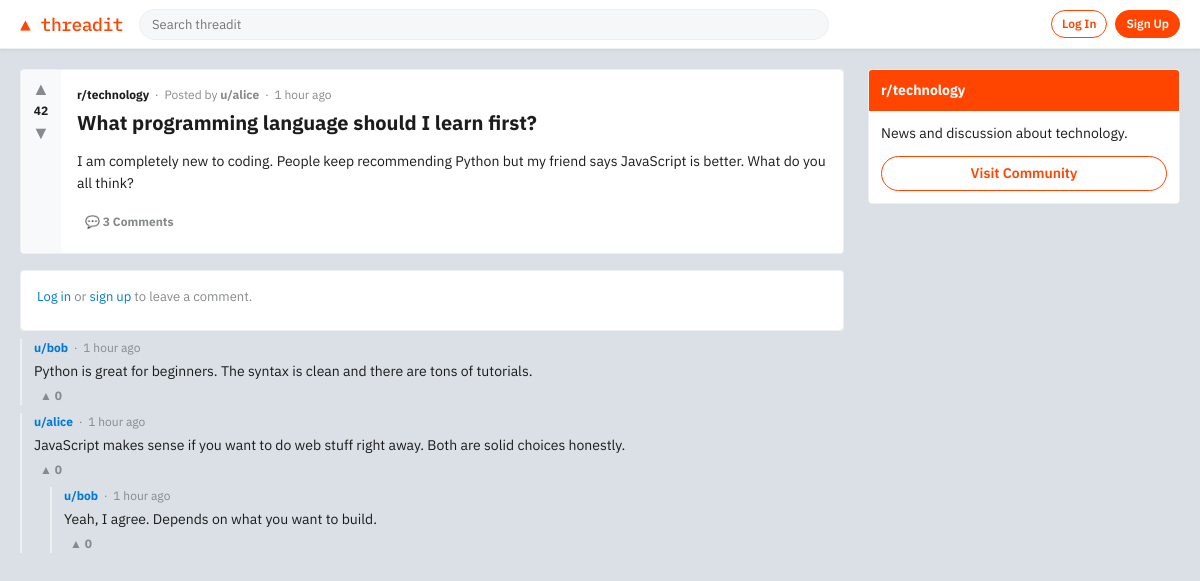
The app's page /post/1/ with its own data.
### forum/models.py (models this page shows, shortened)
class Post(models.Model):
    title = models.CharField(max_length=300)
    body = models.TextField(blank=True)
    author = models.ForeignKey(
        User, on_delete=models.CASCADE, related_name="posts"
    )
    community = models.ForeignKey(
        Community, on_delete=models.CASCADE, related_name="posts"
    )
    upvotes = models.IntegerField(default=0)
    created_at = models.DateTimeField(auto_now_add=True)
    updated_at = models.DateTimeField(auto_now=True)
    class Meta:
        ordering = ["-created_at"]
    def comment_count(self):
        return self.comments.count()

class Community(models.Model):
    name = models.CharField(max_length=50, unique=True)
    description = models.TextField(blank=True)
    created_at = models.DateTimeField(auto_now_add=True)
    created_by = models.ForeignKey(
        User, on_delete=models.SET_NULL, null=True, related_name="communities"
    )
    class Meta:
        verbose_name_plural = "communities"
        ordering = ["name"]

class Comment(models.Model):
    post = models.ForeignKey(
        Post, on_delete=models.CASCADE, related_name="comments"
    )
    author = models.ForeignKey(
        User, on_delete=models.CASCADE, related_name="comments"
    )
    parent = models.ForeignKey(
        "self", on_delete=models.CASCADE, null=True, blank=True, related_name="replies"
    )
    body = models.TextField()
    upvotes = models.IntegerField(default=0)
    created_at = models.DateTimeField(auto_now_add=True)
    class Meta:
        ordering = ["created_at"]

### forum/views.py (the view, shortened to what this page needs)
# urls.py: path("post/<int:pk>/", views.post_detail, name="post_detail"),
def post_detail(request, pk):
    post = get_object_or_404(Post, pk=pk)
    comments = Comment.objects.filter(post=post, parent=None).prefetch_related(
        "replies__author", "author"
    )
    form = CommentForm()
    context = {"post": post, "comments": comments, "form": form}
    return render(request, "forum/post_detail.html", context)

### forum/forms.py
class CommentForm(forms.ModelForm):
    class Meta:
        model = Comment
        fields = ["body"]
        widgets = {
            "body": forms.Textarea(attrs={"placeholder": "What are your thoughts?", "rows": 4}),
        }
        labels = {"body": ""}

### templates/forum/post_detail.html (shortened to what this page needs)
{% extends "forum/base.html" %}
{% block content %}
<div class="page-wrapper">
  <main>
    <div class="post-detail-card">
      <div class="post-detail-inner">
        <div class="vote-col">
          <button class="vote-btn">&#9650;</button>
          <span class="vote-count">{{ post.upvotes }}</span>
          <button class="vote-btn">&#9660;</button>
        </div>
        <div class="post-detail-content">
          <div class="post-meta">
            <a href="{% url 'community_detail' post.community.name %}" style="font-weight:700;color:#1c1c1c;">r/{{ post.community.name }}</a>
            &nbsp;·&nbsp; Posted by <a href="#">u/{{ post.author.username }}</a>
            &nbsp;·&nbsp; {{ post.created_at|timesince }} ago
          </div>
          <h1 style="font-size:20px;font-weight:700;margin-bottom:8px;">{{ post.title }}</h1>
          {% if post.body %}
            <div class="post-full-body">{{ post.body|linebreaks }}</div>
          {% endif %}
          <div class="post-actions">
            <span class="post-action-btn">&#128172; {{ post.comment_count }} Comment{{ post.comment_count|pluralize }}</span>
          </div>
        </div>
      </div>
    </div>
    <div class="comment-form-card">
      {% if user.is_authenticated %}
        <p>Comment as <strong>{{ user.username }}</strong></p>
        <form method="post">
          {% csrf_token %}
          <input type="hidden" name="parent_id" id="reply-parent-id" value="">
          {% for field in form %}
            <div class="form-group">
              {{ field }}
              {% for error in field.errors %}
                <ul class="error-list"><li>{{ error }}</li></ul>
              {% endfor %}
            </div>
          {% endfor %}
          <button type="submit" class="btn btn-primary btn-sm">Comment</button>
        </form>
      {% else %}
        <p>
          <a href="{% url 'login' %}">Log in</a> or
          <a href="{% url 'register' %}">sign up</a> to leave a comment.
        </p>
      {% endif %}
    </div>
    <div class="comments-section">
      {% if comments %}
        {% for comment in comments %}
          {% include "forum/comment.html" with comment=comment depth=0 %}
        {% endfor %}
      {% else %}
        <div class="empty-state" style="padding:24px;">
          <p>No comments yet — be the first!</p>
        </div>
      {% endif %}
    </div>
  </main>
  <aside class="sidebar">
    <div class="sidebar-card">
      <div class="sidebar-card-header">r/{{ post.community.name }}</div>
      <div class="sidebar-card-body">
        <p>{{ post.community.description|default:"A community on Threadit." }}</p>
        <a href="{% url 'community_detail' post.community.name %}" class="btn btn-outline" style="width:100%;justify-content:center;">Visit Community</a>
      </div>
    </div>
  </aside>
</div>
{% endblock %}

### templates/forum/comment.html (shortened to what this page needs)
<div class="comment" style="{% if depth > 0 %}margin-left:16px;{% endif %}">
  <div class="comment-header">
    <strong>u/{{ comment.author.username }}</strong>
    &nbsp;·&nbsp; {{ comment.created_at|timesince }} ago
  </div>
  <div class="comment-body">{{ comment.body|linebreaks }}</div>
  <div class="comment-actions">
    <button class="comment-action">&#9650; {{ comment.upvotes }}</button>
  </div>
  {% if comment.replies.all %}
    <div class="replies">
      {% for reply in comment.replies.all %}
        {% include "forum/comment.html" with comment=reply depth=1 %}
      {% endfor %}
    </div>
  {% endif %}
</div>

### static/css/style.css (style rules this page uses)
:root { --bg: #dae0e6; --surface: #ffffff; --surface-hover: #f6f7f8; --border: #edeff1; --text: #1c1c1c; --text-muted: #878a8c; --accent: #ff4500; --accent-hover: #e03d00; --upvote: #ff4500; --link: #0079d3; --link-hover: #006cbf; --nav-bg: #ffffff; --tag-bg: #e8f0fe; --tag-text: #0079d3; --radius: 4px; --shadow: 0 1px 3px rgba(0,0,0,0.08); }
*, *::before, *::after { box-sizing: border-box; margin: 0; padding: 0; }
body { font-family: 'IBM Plex Sans', sans-serif; background: var(--bg); color: var(--text); font-size: 14px; line-height: 1.5; min-height: 100vh; }
a { color: var(--link); text-decoration: none; }
.btn { display: inline-flex; align-items: center; gap: 4px; padding: 6px 16px; border-radius: 20px; font-size: 14px; font-weight: 600; font-family: inherit; cursor: pointer; border: 1px solid transparent; transition: all 0.15s; white-space: nowrap; }
.btn-outline { background: transparent; color: var(--accent); border-color: var(--accent); }
.page-wrapper { max-width: 1200px; margin: 20px auto; padding: 0 20px; display: grid; grid-template-columns: 1fr 312px; gap: 24px; align-items: start; }
.vote-col { background: #f8f9fa; padding: 8px 4px; display: flex; flex-direction: column; align-items: center; gap: 2px; min-width: 40px; }
.vote-btn { background: none; border: none; cursor: pointer; color: var(--text-muted); font-size: 18px; padding: 2px 6px; border-radius: 2px; line-height: 1; transition: color 0.1s, background 0.1s; }
.vote-count { font-weight: 700; font-size: 12px; color: var(--text); }
.post-meta { font-size: 12px; color: var(--text-muted); margin-bottom: 4px; }
.post-meta a { color: var(--text-muted); font-weight: 700; }
.post-actions { display: flex; gap: 2px; flex-wrap: wrap; }
.post-action-btn { display: inline-flex; align-items: center; gap: 4px; padding: 6px 8px; border-radius: 2px; font-size: 12px; font-weight: 700; color: var(--text-muted); cursor: pointer; transition: background 0.1s, color 0.1s; border: none; background: none; font-family: inherit; }
.sidebar-card { background: var(--surface); border: 1px solid var(--border); border-radius: var(--radius); overflow: hidden; margin-bottom: 16px; }
.sidebar-card-header { background: var(--accent); color: white; padding: 10px 12px; font-weight: 700; font-size: 14px; }
.sidebar-card-body { padding: 12px; }
.sidebar-card-body p { font-size: 14px; margin-bottom: 12px; color: var(--text); }
.post-detail-card { background: var(--surface); border: 1px solid var(--border); border-radius: var(--radius); margin-bottom: 16px; overflow: hidden; }
.post-detail-inner { display: flex; }
.post-detail-content { flex: 1; padding: 16px; }
.post-full-body { font-size: 14px; margin: 12px 0; line-height: 1.6; color: var(--text); }
.comments-section { margin-top: 4px; }
.comment-form-card { background: var(--surface); border: 1px solid var(--border); border-radius: var(--radius); padding: 16px; margin-bottom: 8px; }
.comment-form-card p { font-size: 13px; margin-bottom: 8px; color: var(--text-muted); }
.comment { border-left: 2px solid var(--border); padding-left: 12px; margin-bottom: 8px; }
.comment-header { font-size: 12px; color: var(--text-muted); margin-bottom: 4px; }
.comment-header strong { color: var(--link); }
.comment-body { font-size: 14px; line-height: 1.5; margin-bottom: 4px; }
.comment-actions { display: flex; gap: 4px; font-size: 12px; font-weight: 700; color: var(--text-muted); }
.comment-action { padding: 2px 6px; border-radius: 2px; cursor: pointer; background: none; border: none; font-family: inherit; font-size: 12px; font-weight: 700; color: var(--text-muted); }
.replies { margin-top: 8px; }

### records on screen
Post: upvotes "42", community.name "technology", author.username "alice", created_at "1 hour", title "What programming language should I learn first?", body "I am completely new to coding. People keep recommending Python but my friend says JavaScript is better. What do you all think?", comment_count "3", community.description "News and discussion about technology."
Comment: author.username "bob", created_at "1 hour", body "Python is great for beginners. The syntax is clean and there are tons of tutorials.", upvotes "0"
Comment: author.username "alice", created_at "1 hour", body "JavaScript makes sense if you want to do web stuff right away. Both are solid choices honestly.", upvotes "0"
Comment: author.username "bob", created_at "1 hour", body "Yeah, I agree. Depends on what you want to build.", upvotes "0"
